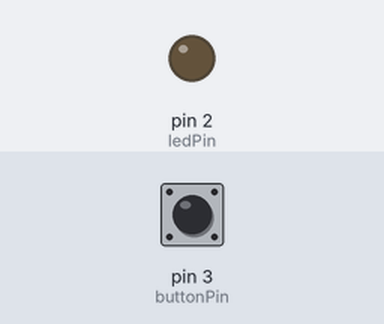
A sketch run on a simulated Arduino Uno, built with avr-gcc and run on an emulated ATmega328P. Parts: output pins drawn as LEDs (lit = HIGH). The inputs (shaded band) are chosen by the test bench; at power-on: pin 3 (buttonPin) LOW.

Above: at 1.2 s.
1.3 s: pin 3 (buttonPin) pulled HIGH for 0.15 s
At 1.37 s:
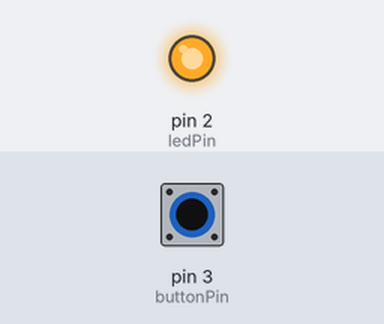
2.9 s: pin 3 (buttonPin) pulled HIGH for 3.2 s
At 7.5 s:
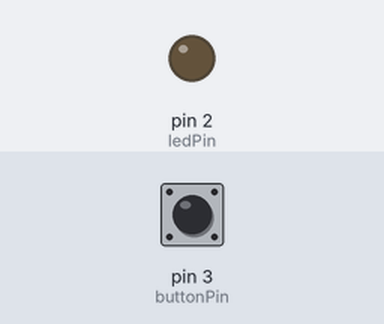
Timing chart, 0 to 9.0 s (numbered marks = the images above; inputs shaded):
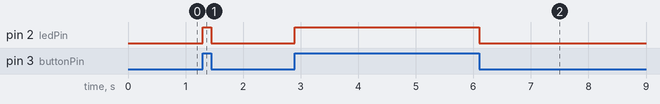

Measured:
- after the input at 1.3 s, pin 2 (ledPin): LOW → HIGH at once, → LOW 0.15 s later
- after the input at 2.9 s, pin 2 (ledPin): LOW → HIGH at once, → LOW 3.2 s later

The sketch:

button_with_relay.ino
```cpp
/*
  Blink
  Turns on an LED on for one second, then off for one second, repeatedly.
  The circuit:
 * LED connected from digital pin 13 to ground.
  * Note: On most Arduino boards, there is already an LED on the board
 connected to pin 13, so you don't need any extra components for this example.

 Created 1 June 2005
 By David Cuartielles
 http://arduino.cc/en/Tutorial/Blink
 based on an orginal by H. Barragan for the Wiring i/o board
 */

int ledPin =  2;    // Relay connected to digital pin 2   <-----Change this to pin 2
const int buttonPin = 3;     // the number of the pushbutton pin

// variables will change:
int buttonState = 0;         // variable for reading the pushbutton status

// The setup() method runs once, when the sketch starts

void setup()   {
  // initialize the digital pin as an output:
  pinMode(ledPin, OUTPUT);

  // initialize the pushbutton pin as an input:
  pinMode(buttonPin, INPUT);
}

// the loop() method runs over and over again,
// as long as the Arduino has power

void loop()
{
   // read the state of the pushbutton value:
  buttonState = digitalRead(buttonPin);

  // check if the pushbutton is pressed.
  // if it is, the buttonState is HIGH:
  if (buttonState == HIGH) {
    // turn LED on:
    digitalWrite(ledPin, HIGH);
  }
  else {
    // turn LED off:
    digitalWrite(ledPin, LOW);
  }


  //digitalWrite(ledPin, HIGH);   // set the LED on
  //delay(1000);                  // wait for a second
  //digitalWrite(ledPin, LOW);    // set the LED off
  //delay(1000);                  // wait for a second
}
```
